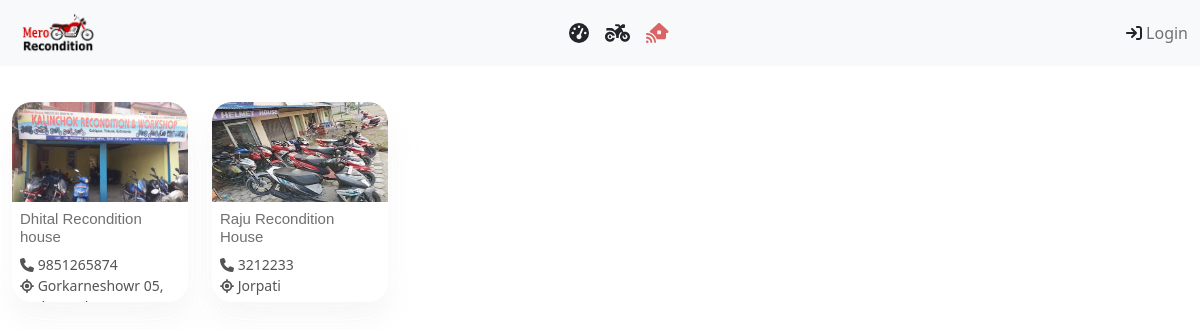
Page /all-recondition-house on the committed database.
### recon/models.py (models this page shows, shortened)
class Recondition(models.Model):
    id = models.AutoField(primary_key = True)
    admin = models.OneToOneField(CustomUser, on_delete=models.CASCADE)
    number = models.BigIntegerField(blank= True, null = True)
    recondition_name = models.CharField(max_length=200)
    slug = models.SlugField(max_length=200, unique = True)
    Temporary_address = models.CharField(max_length = 300)
    District = models.CharField(max_length = 50, default = 'Kathmandu')
    profile_pic = models.ImageField(upload_to = "Recondition", blank = True)
    verified = models.BooleanField(default=False)
    created_at = models.DateTimeField(auto_now_add= True)
    expire_on = models.DateField(blank= True, null = True)
    long = models.CharField(max_length = 30, blank = True, null = True)
    lat = models.CharField(max_length = 30, blank = True, null = True)
    call = models.IntegerField()
    objects = models.Manager()
    def get_absolute_url(self):
        return reverse("recon:reconditionD", args=[self.slug])

### recon/views.py (the view)
# urls.py: path('all-recondition-house', views.allHouse.as_view(), name = "allHouse"),
class allHouse(View):
    template_name = "house.html"
    def get(self, request, *args, **kwargs):
        dist = {
            'house':Recondition.objects.all().order_by('-id')
        }
        return render(request, self.template_name, dist)

### templates/house.html (shortened to what this page needs)
{% extends 'index.html' %}
{% load static %}
{% block content %}
    <div class="row mt-3">
        {% for i in house  %}
            <div class="col-6 col-md-3 col-lg-2 pt-3">
                <a href="{{i.get_absolute_url}}">
                <div class="vBox">
                    {% if i.profile_pic %}
                        <img src="{{i.profile_pic.url}}" alt="{{i.recondition_name}">
                    {%else%}
                        <img class="opacity-7" src="{%static 'img/logo.png'%}" alt="{{i.recondition_name}">
                    {% endif %}
                    <div class="data p-2">
                        <h6 class="opacity-7">{{i.recondition_name}}</h6>
                        <p class="p-0 m-0"><i class="fa fa-phone"></i> {{i.number}}</p>
                        <p class="p-0 m-0"><i class="fa fa-location"></i> {{i.Temporary_address}}</p>
                    </div>
                </div>
                </a>
            </div>
        {% endfor %}
    </div>
{% endblock content %}

### static/css/style.css (style rules this page uses)
a { text-decoration: none!important; color: inherit!important; }
h1,h2,h3,h4,h5,h6 { color: rgb(97, 97, 97)!important; }
h6 { font-size: 16px!important; }
p { color: rgb(66, 66, 66)!important; font-size: 14px!important; }
h6 { font-size: 15px!important; }
.vBox { height: 200px; width: 100%; background-color: white; opacity: .9; border-radius: 20px; overflow: hidden; cursor: pointer; box-shadow: 0 18px 18px 0 rgba(229, 229, 229, 0.2), 0 16px 40px 0 rgba(229, 229, 229, 0.19); }
.vBox img { height: 50%; width: 100%; }
.data p { font-size: 12px; }
.h1,h2,h3,h4,h5,h6 { font-family: sans-serif; }

### rows in the picture
Recondition: profile_pic (picture), recondition_name "Dhital Recondition house", number "9851265874", Temporary_address "Gorkarneshowr 05,…"
Recondition: profile_pic (picture), recondition_name "Raju Recondition House", number "3212233", Temporary_address "Jorpati"
